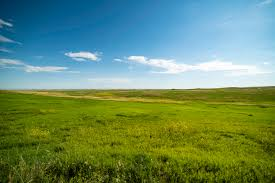
%> input picture test2.jpg, 275 x 183 px
$ octave SKY_REMOVAL.m   (GNU Octave 9; MATLAB toolbox functions it lacks are replaced by stand-ins)
%> lines starting %> are read from the running program, lines starting %| are printed output that depends on the picture; in (x1, y1, x2, y2) boxes, pixels count from 0 and x2, y2 are one past the last pixel; in counts of white or black regions, pixels touching at a corner belong together; the program's own positions count from 1
clear
close all
clc
%Open file
files = dir('test2.jpg'); % List files in a directory
if( ~isempty(files) > 0 )
 [cdata,map] = imread(files(1).name);
%> cdata is the input picture: size 183x275x3 uint8; mean R, G, B 105.8, 139.8, 103.5
%> map = []
 if ~isempty( map )
 cdata = ind2rgb( cdata, map);
 end
 figure();
 subplot(3,3,1),imshow(cdata); %Display Image
end
%Convert to RGB Images
inputImg = cdata;
doubleImg = im2double(inputImg);
Image_Red = im2double(inputImg(:,:,1)); %Red frame to Double
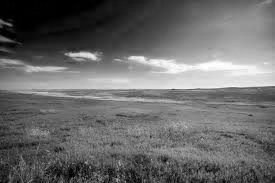
%> Image_Red: size 183x275 double; min 0, max 1, mean 0.415
Image_Green = im2double(inputImg(:,:,2)); %Green frame to Double
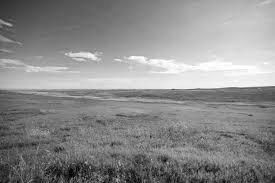
%> Image_Green: size 183x275 double; min 0.00392, max 1, mean 0.548
Image_Blue = im2double(inputImg(:,:,3)); %Blue frame to Double
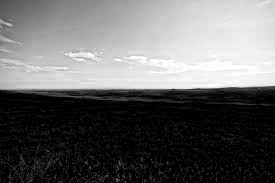
%> Image_Blue: size 183x275 double; min 0, max 1, mean 0.406
subplot(3,3,2),imshow(Image_Blue),title("Blue Image Matrix");
%Sky and Horizon Elimination
Sky_Check = imbinarize(Image_Blue, .33); %Threshold at a suitable value to get sky
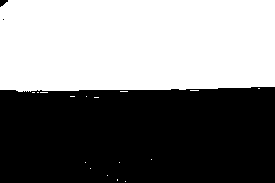
%> Sky_Check: size 183x275 logical; 49% white; 17 white regions (16 under 20 px), largest, box (x1, y1, x2, y2) and area: (0, 0, 275, 92) 24605
subplot(3,3,3),imshow(Sky_Check),title("Image to Black and White");
Sky_Check = bwareaopen(Sky_Check,10); %Remove groups under 10 pixels
%> Sky_Check: size 183x275 logical; 48.9% white; 1 white region, box (x1, y1, x2, y2) and area: (0, 0, 275, 92) 24605
[l NUM] = bwlabel(Sky_Check,4);
%> NUM = 1
subplot(3,3,4),imshow(Sky_Check),title("10PX LARGE NOISE REMOVAL");
Sky_Check = wiener2(Sky_Check,[3 3]); %Wiener filter image over 3x3 areas
%> Sky_Check: size 183x275 logical; 49.5% white; 1 white region, box (x1, y1, x2, y2) and area: (0, 0, 275, 93) 24911
subplot(3,3,5),imshow(Sky_Check),title("Wiener filter over 3x3 area");
Sky_Check = medfilt2(Sky_Check,[4 4]); %Median filter at 4x4 areas
%> Sky_Check: size 183x275 logical; 48.8% white; 1 white region, box (x1, y1, x2, y2) and area: (0, 0, 274, 92) 24565
subplot(3,3,6),imshow(Sky_Check),title('Median Filter over 4x4 area');
Sky_Check = bwareaopen(Sky_Check,1000); %Find groups larger than 1000 pixels
subplot(3,3,7),imshow(Sky_Check),title("remove blobs under 1000 pixels");
Sky_Check = im2double(Sky_Check); %Convert to a double
Sky_Check = Sky_Check - imclearborder(Sky_Check);
subplot(3,3,8),imshow(Sky_Check), title('Subtrack Large Blobs that touch the Border');
%Remove Sky from all RGB Component Images
 %Only apply Wiener2 filter if there are blobs
if (NUM > 0)
Image_Red = Image_Red.*~Sky_Check;
Image_Green = Image_Green.*~Sky_Check;
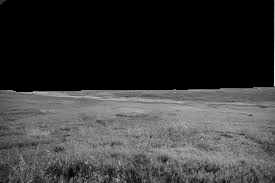
%> Image_Green: size 183x275 double; min 0, max 0.933, mean 0.223
Image_Blue = Image_Blue.*~Sky_Check;
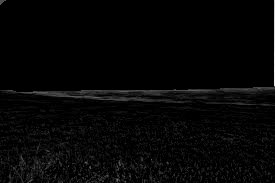
%> Image_Blue: size 183x275 double; min 0, max 0.973, mean 0.0219
end

subplot(3,3,9),imshow(cat(3,Image_Red,Image_Green,Image_Blue)),title('Sky Free Image');
%> after `imshow(cat(3,Image_Red,Image_Green,Image_Blue))`:
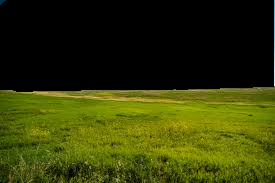
%> displayed picture: size 183x275x3, on the screen's scale of 0 to 255; mean R, G, B 51.2, 56.9, 5.6
imwrite(cat(3,Image_Red,Image_Green,Image_Blue),'Sky Free Image.jpg')

$ run again, with TEST.jpg copied over test2.jpg
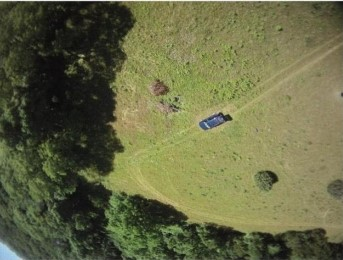
%> input picture TEST.jpg, 343 x 260 px
%> cdata is the input picture: size 260x343x3 uint8; mean R, G, B 102.9, 104.8, 68.9
%> map = []
%> `[l NUM] = bwlabel(Sky_Check,4);`:
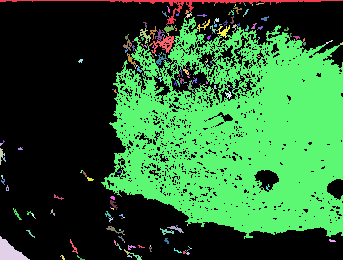
%> l: size 260x343 double; 308 distinct labels, from 0 to 307; one colour per label, 0 black
%> NUM = 307
%> `imshow(cat(3,Image_Red,Image_Green,Image_Blue))`:
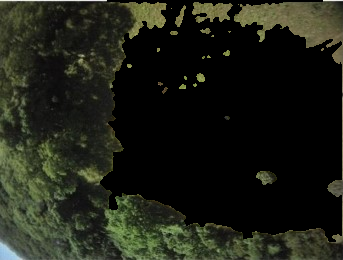
%> displayed picture: size 260x343x3, on the screen's scale of 0 to 255; mean R, G, B 29.5, 32, 22
